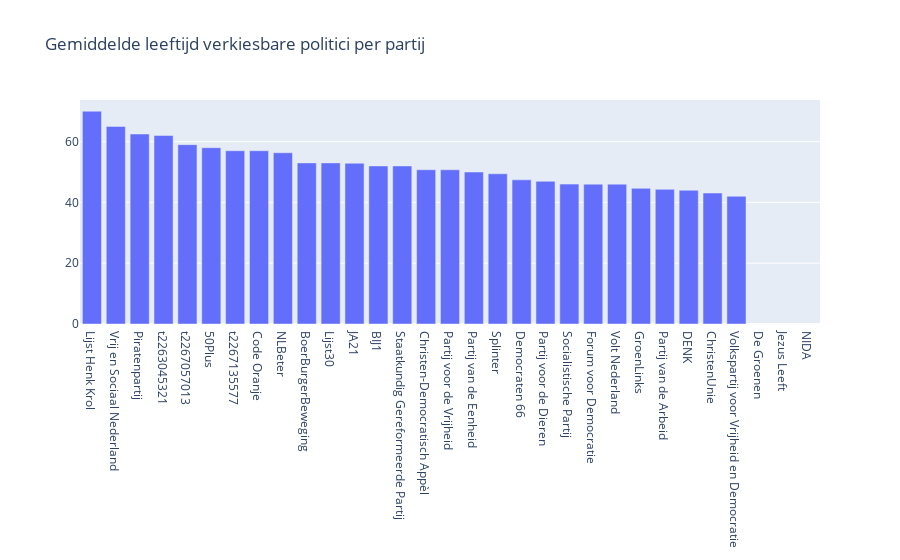

The notebook cell saved with this chart:
### Markdown cell above
# Figuur 2: genderverdeling per politieke oriëntatie
Uit bovenstaande figuren valt af te leiden dat de man/vrouw verdeling onder linkse partijen over het algemener gelijk is en dat bij rechtse partijen over het algemeen meer mannen verkiesbaar waren dan vrouwen. Over de genderverdeling van extreem rechtse partijen is geen data beschikbaar.

### Code cell
party_age_df = (member_df[['partyLabel.value', 'Age']].groupby(['partyLabel.value']).mean()).sort_values(by=['Age'], ascending=False)
party_age_df

fig3 = go.Figure([go.Bar(x=party_age_df.index.tolist(), y = party_age_df['Age'])], layout=go.Layout(title='Gemiddelde leeftijd verkiesbare politici per partij'))
fig3.show()

### Figure 1 — Plotly figure (JSON) as saved in the notebook; plotly's stock layout.template omitted (floating-point values rounded to 4 significant figures)
{"data": [{"type": "bar", "x": ["Lijst Henk Krol", "Vrij en Sociaal Nederland", "Piratenpartij", "t2263045321", "t2267057013", "50Plus", "t2267135577", "Code Oranje", "NLBeter", "BoerBurgerBeweging", "Lijst30", "JA21", "BIJ1", "Staatkundig Gereformeerde Partij", "Christen-Democratisch Appèl", "Partij voor de Vrijheid", "Partij van de Eenheid", "Splinter", "Democraten 66", "Partij voor de Dieren", "Socialistische Partij", "Forum voor Democratie", "Volt Nederland", "GroenLinks", "Partij van de Arbeid", "DENK", "ChristenUnie", "Volkspartij voor Vrijheid en Democratie", "De Groenen", "Jezus Leeft", "NIDA"], "y": [70, 65, 62.5, 62, 59, 58, 57, 57, 56.33, 53, 53, 52.88, 52, 52, 50.75, 50.74, 50, 49.42, 47.42, 46.94, 46.01, 46, 46, 44.62, 44.29, 44, 43.09, 42.01, null, null, null]}], "layout": {"title": {"text": "Gemiddelde leeftijd verkiesbare politici per partij"}}}
